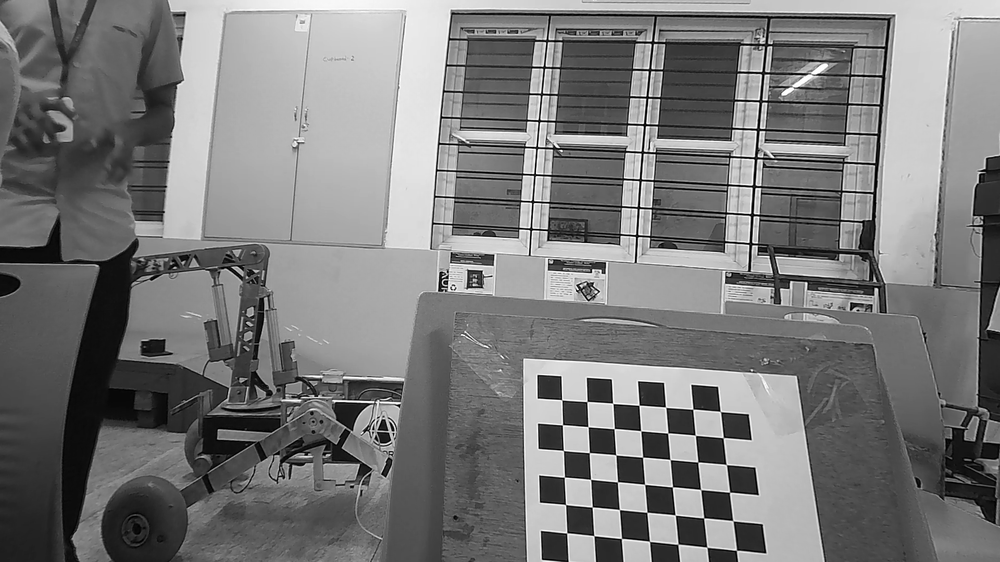
#> input picture undistorted_left.png, 1000 x 562 px, shrunk from 1920 x 1080 before the run
$ python stereo2depth.py
#> lines starting #> are read from the running program, lines starting #| are printed output that depends on the picture
import cv2
import numpy as np

# Load your left and right images
left_img = cv2.imread('undistorted_left.png', 0)
#> left_img is the input picture: shape (562, 1000); min 0, max 255, mean 121
right_img = cv2.imread('undistorted_right.png', 0)
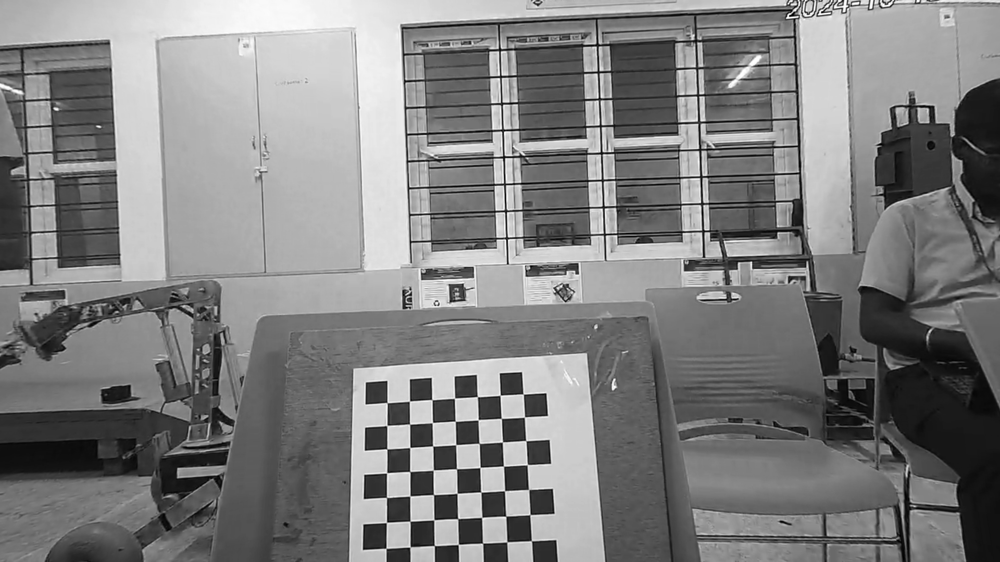
#> input picture undistorted_right.png, 1000 x 562 px, shrunk from 1920 x 1080 before the run
#> right_img is the input picture: shape (562, 1000); min 0, max 255, mean 126.9

# Create a StereoSGBM object
min_disp = 0
num_disp = 16 * 6  # Needs to be divisible by 16
block_size = 11  # Match the window size for block matching

stereo = cv2.StereoSGBM_create(
    minDisparity=min_disp,
    numDisparities=num_disp,
    blockSize=block_size,
    P1=8 * 3 * block_size ** 2,
    P2=32 * 3 * block_size ** 2,
    disp12MaxDiff=1,
    uniquenessRatio=15,
    speckleWindowSize=200,
    speckleRange=2,
    preFilterCap=63,
    mode=cv2.STEREO_SGBM_MODE_SGBM_3WAY
)

# Compute the disparity map
disparity = stereo.compute(left_img, right_img).astype(np.float32) / 16.0
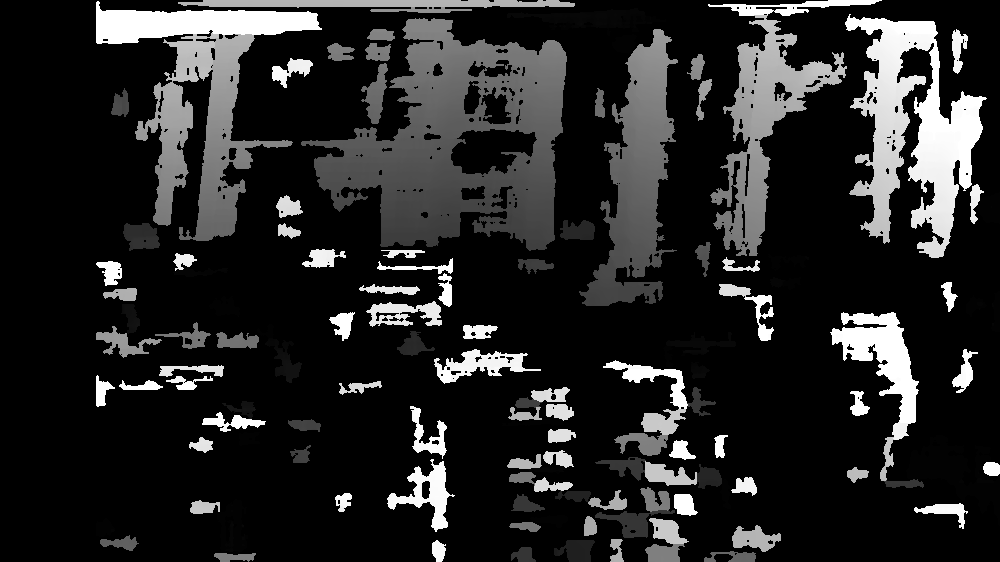
#> disparity: shape (562, 1000) float32; min -1, max 95, mean 13.4; drawn with min black and max white

# Load the WLS filter from the ximgproc module
wls_filter = cv2.ximgproc.createDisparityWLSFilter(matcher_left=stereo)
disparity_right = cv2.ximgproc.createRightMatcher(stereo).compute(right_img, left_img)
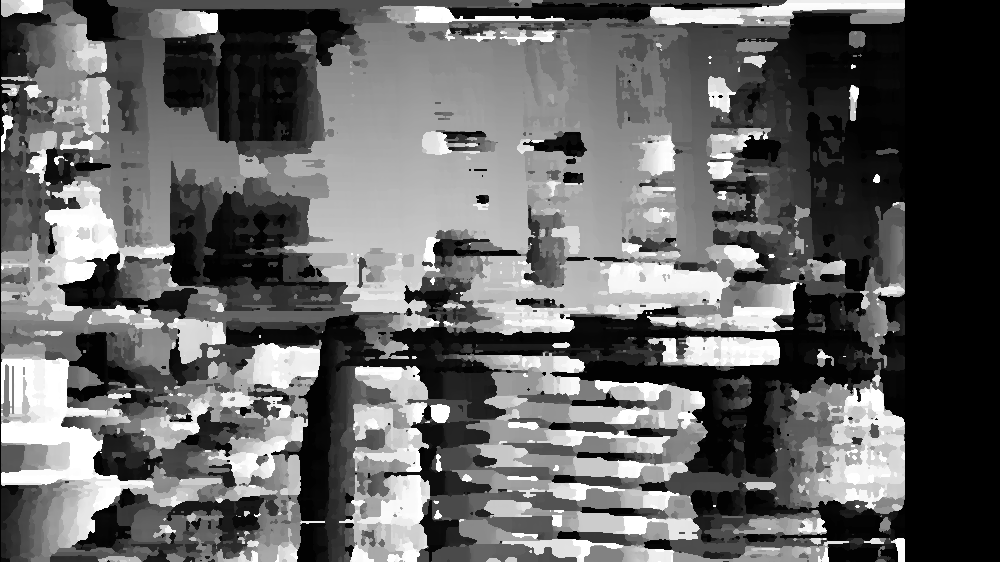
#> disparity_right: shape (562, 1000) int16; min -1536, max 0, mean -926.9; drawn with min black and max white
disparity_right = np.int16(disparity_right)

# Apply WLS filter
filtered_disp = wls_filter.filter(disparity, left_img, disparity_map_right=disparity_right)
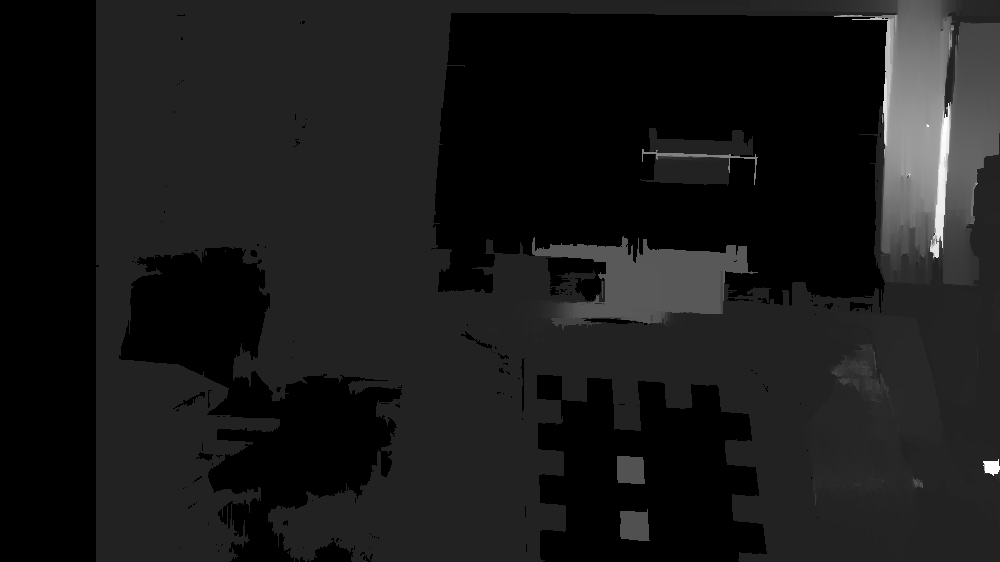
#> filtered_disp: shape (562, 1000) float32; 31.36% of the values are NaN or infinite; the others: min -16, max 95, mean 0.345; drawn with min black, max white, NaN and infinite black

# Normalize for visualization
filtered_disp = cv2.normalize(filtered_disp, None, alpha=255, beta=0, norm_type=cv2.NORM_MINMAX)
#> filtered_disp: shape (562, 1000) float32; every value is NaN or infinite
filtered_disp = np.uint8(filtered_disp)
#> filtered_disp: shape (562, 1000); every value is 0

# Save or display the result
cv2.imshow('Filtered Disparity Map', filtered_disp)
cv2.imwrite('filtered_disparity_map.jpg', filtered_disp)
cv2.waitKey(0)
cv2.destroyAllWindows()
